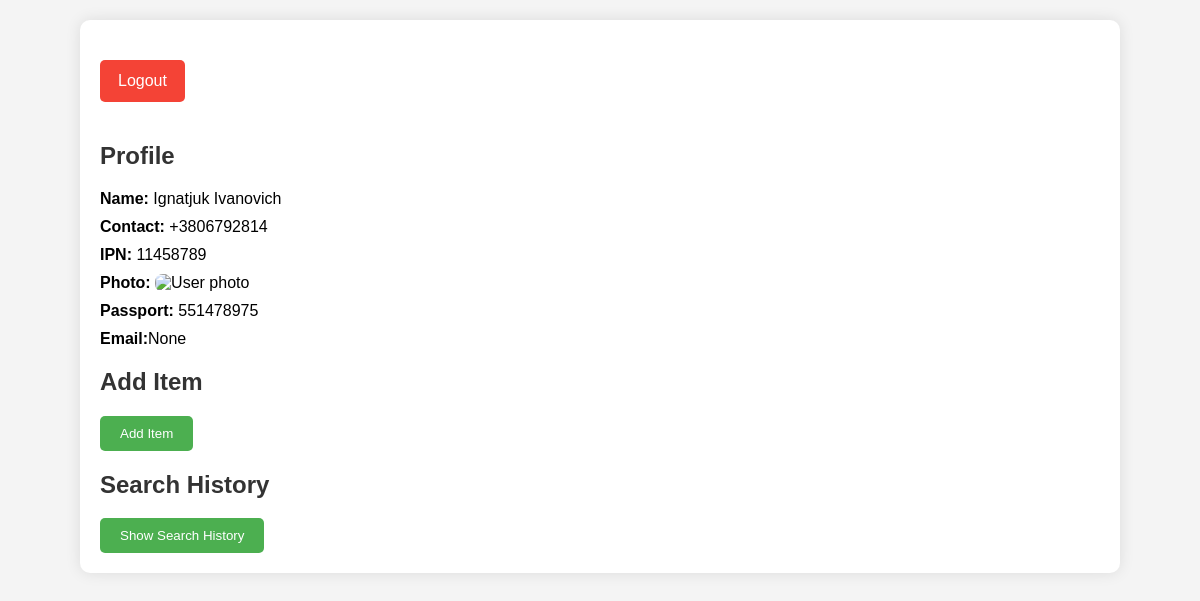
The page /profile (signed in) on the database its author committed.
### model.py (models this page shows, shortened)
class User(Base):
    __tablename__ = 'user'
    user_id = Column(Integer, primary_key=True)
    login = Column(String(50))
    password = Column(String(50))
    ipn = Column(String(50))
    full_name = Column(String(50))
    contacts = Column(String(120))
    photo = Column(String(120))
    passport = Column(String(120), unique=True)
    email = Column(String(200), nullable=True)

### mais.py (the view, shortened to what this page needs)
@login_required
@app.route('/profile', methods=['GET', 'PUT', 'PATCH', 'DELETE'])
def profile():
    if request.method == 'GET':
        init_db()
        user_data = db_session.execute(
            select(User).filter_by(user_id=session['user'])).scalar()
        return render_template('profile.html', user=user_data)

### conectdb.py (called while the page is built)
def init_db():
    import model
    Base.metadata.create_all(bind=engine)

### templates/profile.html (shortened to what this page needs)
<!DOCTYPE html>
<html lang="en">
<head>
</head>
<body>
    <div class="container">
        <form action="/logout" method="POST">
            <button type="submit" class="logout-btn">Logout</button>
        </form>
        <h2>Profile</h2>
        <div class="user-info">
            {% if user %}
                <ul>
                    <li><strong>Name:</strong> {{ user.full_name }}</li>
                    <li><strong>Contact:</strong> {{ user.contacts }}</li>
                    <li><strong>IPN:</strong> {{ user.ipn }}</li>
                    <li><strong>Photo:</strong> <img src="{{ user.photo }}" alt="User photo"></li>
                    <li><strong>Passport:</strong> {{ user.passport }}</li>
                    <li><strong>Email:</strong>{{ user.email }}</li>
                </ul>
            {% else %}
                <p>User not found.</p>
            {% endif %}
        </div>
        <h2>Add Item</h2>
        <button id="showButton" onclick="showForm()">Add Item</button>
        <h2>Search History</h2>
        <button id="toggleButton" onclick="toggleTable()">Show Search History</button>
    </div>
</body>
</html>

### templates/profile.html (style rules this page uses)
body { font-family: Arial, sans-serif; margin: 20px; padding: 0; background-color: #f4f4f4; }
h1, h2 { color: #333; }
.logout-btn { margin: 20px 0; padding: 12px 18px; background-color: #f44336; color: white; border: none; border-radius: 5px; cursor: pointer; font-size: 16px; }
.container { max-width: 1000px; margin: 0 auto; background-color: white; padding: 20px; border-radius: 10px; box-shadow: 0 0 15px rgba(0, 0, 0, 0.1); }
.user-info ul { list-style-type: none; padding: 0; }
.user-info li { margin: 10px 0; }
.user-info img { max-width: 150px; border-radius: 8px; }
button { padding: 10px 20px; background-color: #4CAF50; color: white; border: none; cursor: pointer; border-radius: 5px; }

### rows shown on the page
User: full_name "Ignatjuk Ivanovich", contacts "+3806792814", ipn "11458789", passport "551478975", email "None"
